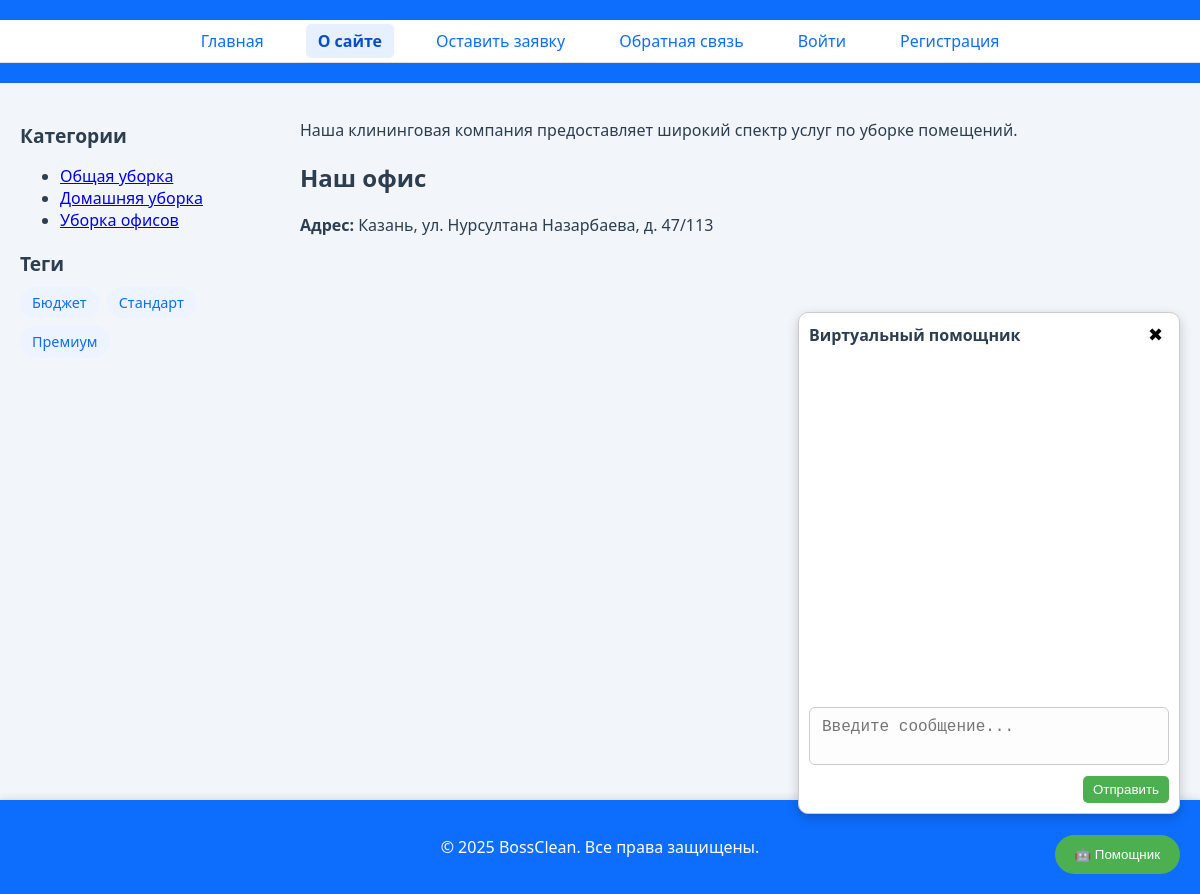
Page /about/ on the earlier database version.
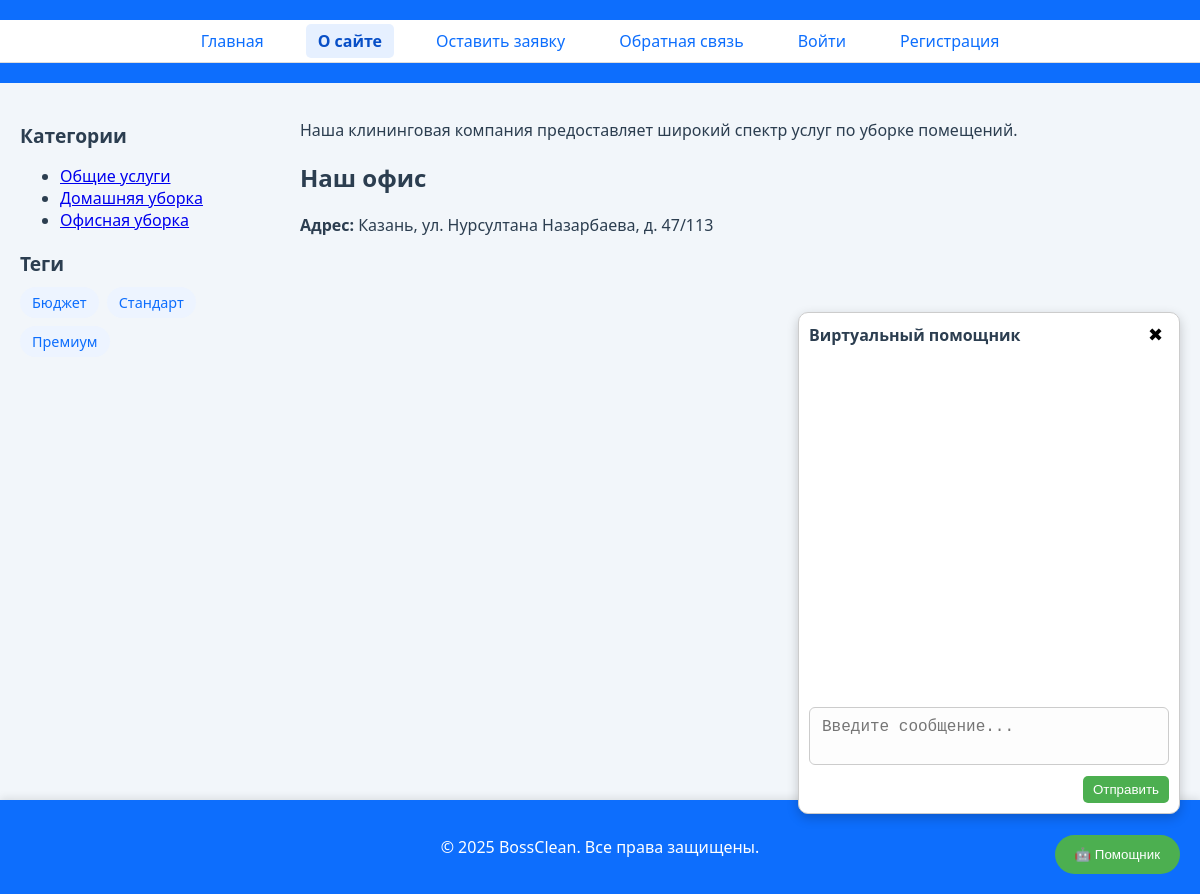
Same page on the later database version.
### places/models.py (models this page shows, shortened)
class ServiceCategory(models.Model):
    name = models.CharField(max_length=100, verbose_name='Название категории')
    slug = models.SlugField(unique=True, verbose_name='URL')
    def get_absolute_url(self):
        return reverse('category', kwargs={'cat_slug': self.slug})
    class Meta:
        verbose_name = 'Категория'
        verbose_name_plural = 'Категории'

### places/views.py (the view)
# urls.py: path('about/', views.about, name='about'),
def about(request):
    return render(request, 'places/about.html', {'title': 'О компании', 'active_page': 'about'})

### places/models.py (called while the page is built)
    def get_absolute_url(self):
        return reverse('tag', kwargs={'tag_slug': self.slug})

### places/templatetags/cleaning_tags.py (called while the page is built)
@register.inclusion_tag('places/list_categories.html')
def show_categories(cat_selected=0):
    cats = ServiceCategory.objects.all()
    return {"cats": cats, "cat_selected": cat_selected}

@register.inclusion_tag('places/includes/tag_block.html')
def show_all_tags():
    return {"tags": TagService.objects.all()}

### users/context_processors.py (called while the page is built)
def get_main_menu(request):
    return {'mainmenu': menu}

### places/templates/places/about.html (shortened to what this page needs)
    {% extends 'base.html' %}
    {% block content %}
        <p>Наша клининговая компания предоставляет широкий спектр услуг по уборке помещений.</p>
        <h2>Наш офис</h2>
        <p><strong>Адрес:</strong> Казань, ул. Нурсултана Назарбаева, д. 47/113</p>
        <div id="map" style="width: 100%; height: 400px; border-radius: 10px; margin-top: 20px;"></div>
    {% endblock %}

### places/templates/places/list_categories.html
<ul class="category-list">
    {% for cat in cats %}
        {% if cat.id == cat_selected %}
            <li class="selected">{{ cat.name }}</li>
        {% else %}
            <li><a href="{{ cat.get_absolute_url }}">{{ cat.name }}</a></li>
        {% endif %}
    {% endfor %}
</ul>

Differences in the rows shown:
changed ServiceCategory: name "Общая уборка" → "Общие услуги"
changed ServiceCategory: name "Уборка офисов" → "Офисная уборка"
